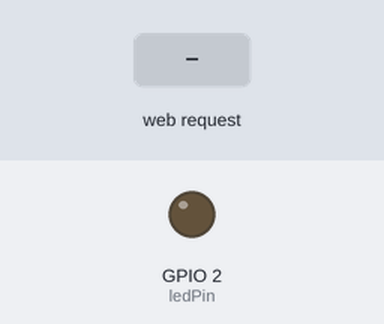
This sketch was run on a simulated ESP32. Parts: output pins drawn as LEDs (lit = HIGH). Inputs (shaded band) come from the test bench. What the sketch prints to the serial monitor is not drawn.

Above: at 1.2 s.
1.3 s: HTTP request GET /toggleLED received
At 2.4 s:
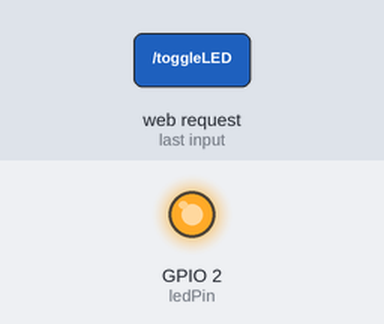
2.8 s: HTTP request GET /analogValue received
Timing chart, 0 to 5.8 s (numbered marks = the images above; inputs shaded):
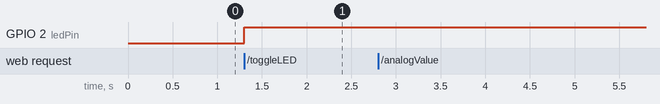

The sketch:

esp32_accessP_LED_analog_in.ino
```cpp
#include <WiFi.h>
#include <WebServer.h>

// Definiere den LED-Pin und den analogen Pin
const int ledPin = 2;        // GPIO2 wird oft für die interne LED des ESP32 verwendet
const int analogPin = 34;    // GPIO34 ist ein analoger Eingang (D34)
int analogValue = 0;
// Erstelle ein WebServer-Objekt auf Port 80
WebServer server(80);

// Variablen zur Überwachung des LED-Status
bool ledStatus = false;

// SSID und Passwort für das Access Point
const char* ssid = "ESP32-LED-AnalogIn";
const char* password = "12345678";

// HTML-Seite mit Graphen für den analogen Wert
const char* htmlPage = R"=====(
  <!DOCTYPE html>
  <html>
  <head>
    <meta charset="utf-8">
    <meta name="viewport" content="width=device-width, initial-scale=1.0">
    <title>ESP32 LED & Analog Monitor</title>
    <style>
      body {
        background-color: green;
        font-family: Arial, sans-serif;
        display: flex;
        flex-direction: column;
        justify-content: center;
        align-items: center;
        height: 100vh;
        margin: 0;
        color: white;
      }
      h1 {
        font-size: 4vw;
      }
      button {
        padding: 15px;
        font-size: 4vw;
        border: none;
        border-radius: 8px;
        background-color: white;
        color: green;
        cursor: pointer;
      }
      button:hover {
        background-color: lightgray;
      }
      canvas {
        background-color: white;
        border-radius: 8px;
        margin-top: 20px;
      }
    </style>
    <script>
      var dataPoints = [];
      var maxDataPoints = 50;  // Maximale Anzahl der Punkte im Graphen

      // Funktion zum Umschalten der LED
      function toggleLED() {
        var xhr = new XMLHttpRequest();
        xhr.open("GET", "/toggleLED", true);
        xhr.send();
      }

      // Funktion zum Abrufen des analogen Werts
      function fetchAnalogValue() {
        var xhr = new XMLHttpRequest();
        xhr.open("GET", "/analogValue", true);
        xhr.onload = function() {
          if (xhr.status === 200) {
            var analogValue = parseInt(xhr.responseText);
            if (dataPoints.length >= maxDataPoints) {
              dataPoints.shift();  // Entferne den ältesten Punkt, wenn die maximale Anzahl erreicht ist
            }
            dataPoints.push(analogValue);
            drawGraph();
          }
        };
        xhr.send();
      }

      // Funktion zum Zeichnen des Graphen
      function drawGraph() {
        var canvas = document.getElementById('sensorGraph');
        var ctx = canvas.getContext('2d');

        // Canvas reinigen
        ctx.clearRect(0, 0, canvas.width, canvas.height);

        // Einstellungen für die Linie
        ctx.beginPath();
        ctx.lineWidth = 2;
        ctx.strokeStyle = 'red';  // Farbe der Linie auf Rot gesetzt

        // Graph-Größe und Skalierung
        var graphHeight = canvas.height;
        var graphWidth = canvas.width;
        var scaleY = graphHeight / 4095;  // Annahme: 12-Bit-ADC, max. Wert 4095
        var stepX = graphWidth / (maxDataPoints - 1);

        // Zeichne die Datenpunkte
        for (let i = 0; i < dataPoints.length; i++) {
          let x = i * stepX;
          let y = graphHeight - dataPoints[i] * scaleY;
          if (i === 0) {
            ctx.moveTo(x, y);
          } else {
            ctx.lineTo(x, y);
          }
        }

        ctx.stroke();
      }

      // Starte die periodische Aktualisierung des analogen Werts und Zeichnung
      setInterval(fetchAnalogValue, 200);  // Alle 200 Millisekunden den Wert abrufen (1/10 Sekunde)
    </script>
  </head>
  <body>
    <h1>ESP32 LED & Analog Monitor</h1>
    <button onclick="toggleLED()">Toggle LED</button>
    <canvas id="sensorGraph" width="400" height="300"></canvas>
  </body>
  </html>
)=====";

// Funktion, die die Webseite liefert
void handleRoot() {
  server.send(200, "text/html", htmlPage);
}

// Funktion zum Umschalten der LED
void handleToggleLED() {
  ledStatus = !ledStatus;         // LED-Status umschalten
  digitalWrite(ledPin, ledStatus); // LED an- oder ausschalten
  server.send(200, "text/plain", ledStatus ? "LED is ON" : "LED is OFF");
}

// Funktion zum Abrufen des analogen Werts
void handleAnalogValue() {
  analogValue = analogRead(analogPin);  // Lese den analogen Wert von Pin D34
  analogValue = min(analogValue, 4095);     // Begrenze den Wert auf 4095
  server.send(200, "text/plain", String(analogValue));  // Sende den Wert zurück
  Serial.print("Messwert: ");
  Serial.println(analogValue);
}

void setup() {
  // Starte den seriellen Monitor
  Serial.begin(115200);

  // Setze den LED-Pin als Ausgang
  pinMode(ledPin, OUTPUT);
  digitalWrite(ledPin, LOW);  // LED standardmäßig aus

  // Initialisiere den Access Point
  WiFi.softAP(ssid, password);
  Serial.println("Access Point gestartet");
  Serial.print("IP-Adresse: ");
  Serial.println(WiFi.softAPIP());

  // Routen definieren
  server.on("/", handleRoot);        // Zeige die Webseite
  server.on("/toggleLED", handleToggleLED); // LED umschalten
  server.on("/analogValue", handleAnalogValue); // Sende den analogen Wert

  // Starte den Webserver
  server.begin();
  Serial.println("Webserver gestartet");
}

void loop() {
  // Verarbeite eingehende HTTP-Anfragen
  server.handleClient();
}
```

Measured:
- after the input at 1.3 s, GPIO 2 (ledPin): LOW → HIGH at once
- after the input at 2.8 s, every drawn part: stays the same
